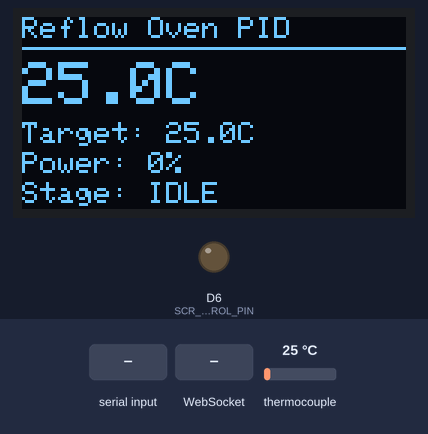
A program run on a simulated ESP8266 (NodeMCU). On the bench: 128×64 one-colour display, output pins drawn as LEDs (lit = HIGH). Dashed ring = blinking. The inputs (shaded band) are chosen by the test bench; at power-on: thermocouple 25 °C. WiFi joins after 1.5 s; servers stay silent unless stated; storage starts empty; what the program prints to the serial monitor is not drawn.

Above: at 3.7 s.
3.8 s: thermocouple set to 20 °C
At 5.67 s:
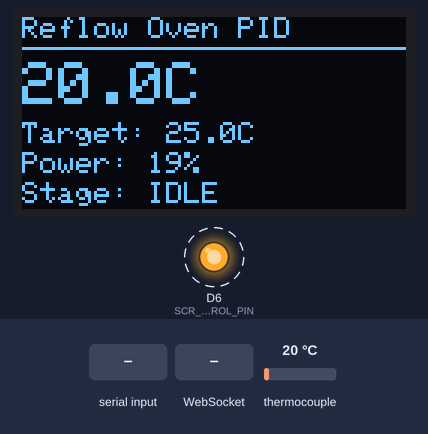
6.8 s: "stop\n" received over Serial
At 8.5 s:
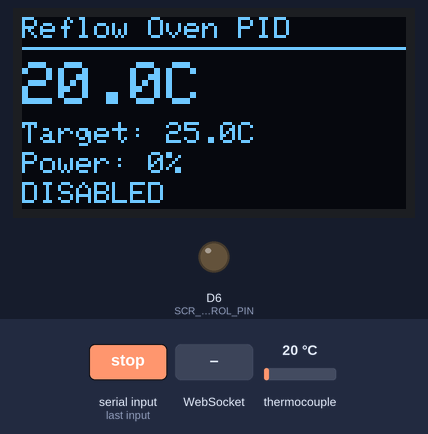
8.8 s: WebSocket text "start" received
At 9.14 s:
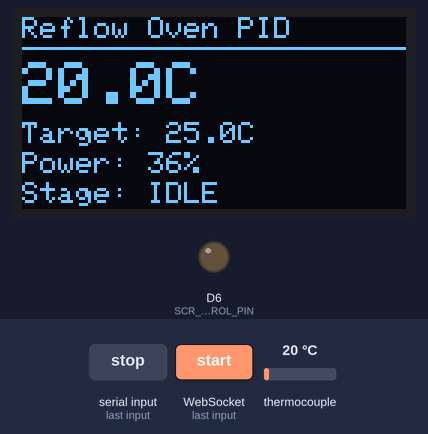
10.8 s: thermocouple set to 144 °C
At 12.1 s:
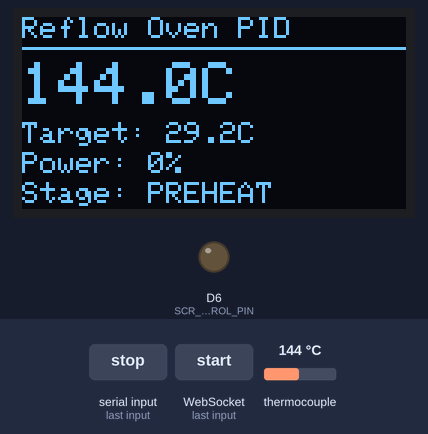
13.8 s: thermocouple set to 155 °C
At 15.08 s:
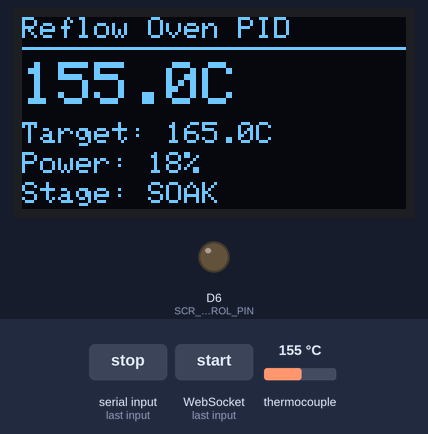
16.7 s: "h\n" received over Serial
At 17.2 s:
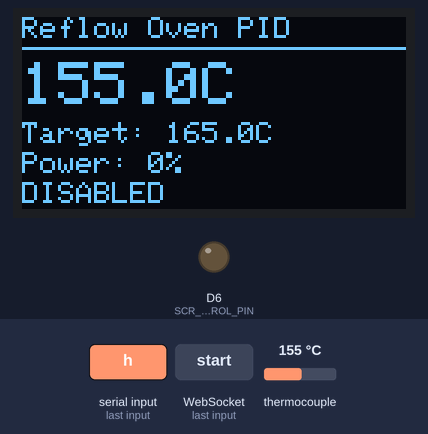
Timing chart, 0 to 19.3 s (numbered marks = the images above; inputs shaded):
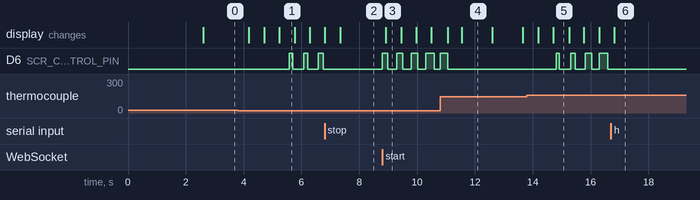

Measured:
- the behaviour switches between 23 and 22 °C on thermocouple (found by bisection; images 0 and 1)
- the behaviour switches between 149 and 150 °C on thermocouple (found by bisection; images 4 and 5)
- after the input at 3.8 s, D6 (SCR_CONTROL_PIN): alternates HIGH for 0.14 s and LOW for 0.37 s, starting after 1.8 s; the display: first changes after 0.38 s (image 1 shows a later state)
- after the input at 6.8 s, D6 (SCR_CONTROL_PIN): stops changing and stays LOW; the display: first differs from a run without the input after 0.54 s (image 2)
- after the input at 8.8 s, D6 (SCR_CONTROL_PIN): LOW → HIGH at once, then repeats every 0.53 s: LOW 0.32 s, HIGH 0.20 s; the display: changes after 0.12 s (image 3)
- after the input at 13.8 s, D6 (SCR_CONTROL_PIN): LOW → HIGH after 1.0 s, → LOW 0.11 s later, → HIGH 0.39 s later, → LOW 0.16 s later, … (8 changes in this stretch)
- after the input at 16.7 s, D6 (SCR_CONTROL_PIN): stops changing and stays LOW; the display: changes after 0.11 s (image 6)

The program:

main.cpp
```cpp
#include <Arduino.h>
#include <Wire.h>
#include <SPI.h>
#include <Adafruit_GFX.h>
#include <Adafruit_SSD1306.h>
#include <max6675.h>
#include <PID_v1.h>
#include <ESP8266WiFi.h>
#include <ESP8266WebServer.h>
#include <WebSocketsServer.h>
#include <LittleFS.h>
#include <ArduinoJson.h>

#include "PARAMETERS.h"
#include "PROFILE.h"
#include "ReflowController.h"

// WiFi credentials
const char* ssid = "ross-srv";     // Replace with your WiFi SSID
const char* password = "98989898";  // Replace with your WiFi password

// Web server and WebSocket
ESP8266WebServer server(80);
WebSocketsServer webSocket(81);

// Function declarations
void updateDisplay();
void handleSerialCommands();
void handleWebSocket(uint8_t num, WStype_t type, uint8_t * payload, size_t length);
void sendWebSocketData();

// Initialize display
Adafruit_SSD1306 display(SCREEN_WIDTH, SCREEN_HEIGHT, &Wire, OLED_RESET);

// Initialize MAX6675
MAX6675 thermocouple(thermoCLK, thermoCS, thermoDO);

// Initialize Reflow Controller
ReflowController reflowController;

// PID Controller configuration
double Setpoint, Input, Output;
double Kp = DEFAULT_KP, Ki = DEFAULT_KI, Kd = DEFAULT_KD;
PID myPID(&Input, &Output, &Setpoint, Kp, Ki, Kd, DIRECT);

// Temperature variables
double currentTemp = 0.0;
unsigned long lastTempRead = 0;

// Display update timing
unsigned long lastDisplayUpdate = 0;

// Cycle burst control variables
unsigned long lastCycleBurst = 0;
bool heaterState = false;

// System state
bool heatingEnabled = true;
bool alarmState = false;

void setup() {
    // Initialize serial communication
    Serial.begin(SERIAL_BAUD_RATE);
    delay(STARTUP_DELAY);
    Serial.println("\nESP8266 Reflow Oven PID Controller Starting...");

    // Initialize LittleFS
    if(!LittleFS.begin()) {
        Serial.println("LittleFS initialization failed!");
        Serial.println("Please upload the file system image (PlatformIO: Upload Filesystem Image)");
        return;
    }
    Serial.println("File system initialized successfully!");

    // Debug: List files in file system
    Dir dir = LittleFS.openDir("/");
    Serial.println("Files in file system:");
    while (dir.next()) {
        Serial.print("  - ");
        Serial.print(dir.fileName());
        Serial.print(" (");
        Serial.print(dir.fileSize());
        Serial.println(" bytes)");
    }

    // Connect to WiFi
    WiFi.begin(ssid, password);
    Serial.print("Connecting to WiFi");
    while (WiFi.status() != WL_CONNECTED) {
        delay(500);
        Serial.print(".");
    }
    Serial.println();
    Serial.println("========================================");
    Serial.println("          Network Information           ");
    Serial.println("========================================");
    Serial.print("Connected to WiFi: ");
    Serial.println(ssid);
    Serial.print("IP address: ");
    Serial.println(WiFi.localIP());
    Serial.println("To access the interface:");
    Serial.print("1. Main dashboard: http://");
    Serial.println(WiFi.localIP());
    Serial.print("2. WebSocket URL: ws://");
    Serial.print(WiFi.localIP());
    Serial.println(":81");
    Serial.println("========================================");

    // Initialize web server
    server.on("/", HTTP_GET, []() {
        Serial.println("Web request received for /");
        if (LittleFS.exists("/index.html")) {
            Serial.println("Found index.html, serving...");
            File file = LittleFS.open("/index.html", "r");
            if (file) {
                Serial.printf("File size: %d bytes\n", file.size());
                server.streamFile(file, "text/html");
                file.close();
                Serial.println("File served successfully");
            } else {
                Serial.println("Error opening index.html!");
                server.send(500, "text/plain", "Internal Server Error");
            }
        } else {
            Serial.println("Error: index.html not found in file system!");
            // List all files to help debug
            Dir dir = LittleFS.openDir("/");
            Serial.println("Available files:");
            while (dir.next()) {
                Serial.printf("  - %s (%d bytes)\n", dir.fileName().c_str(), dir.fileSize());
            }
            server.send(404, "text/plain", "File not found");
        }
    });
    server.begin();

    // Initialize WebSocket
    webSocket.begin();
    webSocket.onEvent(handleWebSocket);

    // Initialize I2C for display
    Wire.begin(I2C_SDA, I2C_SCL);

    // Initialize display
    Serial.println("Initializing Display...");
    if(!display.begin(SSD1306_SWITCHCAPVCC, SCREEN_ADDRESS)) {
        Serial.println(F("SSD1306 allocation failed! Check wiring:"));
        for(;;);
    }

    // Initialize components
    reflowController.begin();

    // Initialize PID
    Setpoint = AMBIENT_TEMP;
    myPID.SetMode(AUTOMATIC);
    myPID.SetOutputLimits(0, 255);
    myPID.SetSampleTime(TEMP_READ_INTERVAL);

    // Initialize SCR control pin
    pinMode(SCR_CONTROL_PIN, OUTPUT);
    analogWrite(SCR_CONTROL_PIN, 0);

    Serial.println("System initialized successfully!");
}

void handleWebSocket(uint8_t num, WStype_t type, uint8_t * payload, size_t length) {
    switch(type) {
        case WStype_DISCONNECTED:
            Serial.printf("[%u] Disconnected!\n", num);
            break;
        case WStype_CONNECTED:
            Serial.printf("[%u] Connected from url: %s\n", num, payload);
            break;
        case WStype_TEXT:
            const size_t bufferSize = 32;  // Adjust size as needed for expected payloads
            char command[bufferSize];
            strncpy(command, (char*)payload, bufferSize - 1);
            command[bufferSize - 1] = '\0';  // Ensure null termination

            if (strncmp(command, "start", bufferSize) == 0) {
                heatingEnabled = true;
                reflowController.start();
            } else if (strncmp(command, "stop", bufferSize) == 0) {
                heatingEnabled = false;
                reflowController.stop();
            }
            break;
    }
}

void sendWebSocketData() {
    StaticJsonDocument<512> doc;  // Increased size for profile data

    // Current status
    doc["temp"] = currentTemp;
    doc["setpoint"] = reflowController.getTargetTemperature();
    doc["state"] = ReflowController::getStageString(reflowController.getCurrentStage());
    doc["isRunning"] = reflowController.isRunning();
    doc["heaterOn"] = heaterState;

    String jsonString;
    serializeJson(doc, jsonString);
    webSocket.broadcastTXT(jsonString);
}

void updateDisplay() {
    display.clearDisplay();

    // Title
    display.setTextSize(1);
    display.setCursor(0, 0);
    display.println("Reflow Oven PID");

    // Draw a line
    display.drawLine(0, 10, 127, 10, SSD1306_WHITE);

    // Current temperature (large font)
    display.setTextSize(2);
    display.setCursor(0, 15);
    if (!alarmState) {
        display.print(currentTemp, 1);
        display.print("C");
    } else {
        display.print("ERROR");
    }

    // Target temperature
    display.setTextSize(1);
    display.setCursor(0, 35);
    display.print("Target: ");
    display.print(reflowController.getTargetTemperature(), 1);
    display.print("C");

    // PID Output
    display.setCursor(0, 45);
    display.print("Power: ");
    display.print((Output/255.0)*100, 0);
    display.print("%");

    // Status indicators
    display.setCursor(0, 55);
    if (alarmState) {
        display.print("ALARM!");
    } else if (heatingEnabled) {
        display.print("Stage: ");
        display.print(ReflowController::getStageString(reflowController.getCurrentStage()));
    } else {
        display.print("DISABLED");
    }

    display.display();

    // Send real-time data over Serial with current state
    Serial.print("State:");
    Serial.print(ReflowController::getStageString(reflowController.getCurrentStage()));
    Serial.print(",T:");
    Serial.print(currentTemp, 1);
    Serial.print(",S:");
    Serial.print(reflowController.getTargetTemperature(), 1);
    Serial.print(",P:");
    Serial.print((Output/255.0)*100, 1);
    if (alarmState) {
        Serial.print(",ALARM");
    } else if (!heatingEnabled) {
        Serial.print(",DISABLED");
    }
    Serial.println();
}

void handleSerialCommands() {
    if (Serial.available()) {
        String command = Serial.readStringUntil('\n');
        command.trim();

        if (command == "start") {
            heatingEnabled = true;
            reflowController.start();
        } else if (command == "stop") {
            heatingEnabled = false;
            reflowController.stop();
        } else if (command == "status") {
            Serial.println("=== System Status ===");
            Serial.print("Current Temp: ");
            Serial.print(currentTemp);
            Serial.println("°C");
            Serial.print("Target Temp: ");
            Serial.print(reflowController.getTargetTemperature());
            Serial.println("°C");
            Serial.print("Stage: ");
            Serial.println(ReflowController::getStageString(reflowController.getCurrentStage()));
            Serial.print("Elapsed Time: ");
            Serial.print(reflowController.getElapsedTime());
            Serial.println("s");
            Serial.print("Heating: ");
            Serial.println(heatingEnabled ? "ON" : "OFF");
        } else if (command == "h") {
            heatingEnabled = !heatingEnabled;
            if (!heatingEnabled) {
                reflowController.stop();
            }
            Serial.print("Heating ");
            Serial.println(heatingEnabled ? "enabled" : "disabled");
        } else {
            Serial.println("Available commands:");
            Serial.println("  start - Start reflow process");
            Serial.println("  stop - Stop reflow process");
            Serial.println("  status - Show current status");
            Serial.println("  h - Toggle heating on/off");
        }
    }
}

void loop() {
    // Handle web server
    server.handleClient();
    webSocket.loop();

    // Read temperature with error recovery
    if (millis() - lastTempRead >= TEMP_READ_INTERVAL) {
        double tempReading = thermocouple.readCelsius();
        lastTempRead = millis();

        if (isnan(tempReading)) {
            if (!alarmState) {
                Serial.println("Error: Temperature sensor disconnected!");
                Serial.println("Waiting for sensor reconnection...");
            }
            alarmState = true;
        } else {
            if (alarmState) {
                Serial.println("Sensor connection restored!");
            }
            alarmState = false;
            currentTemp = tempReading;
            Input = currentTemp;

            // Update reflow controller
            reflowController.update(currentTemp);
        }

        // Safety check
        if (currentTemp > MAX_TEMP) {
            heatingEnabled = false;
            alarmState = true;
            reflowController.stop();
            Serial.println("ALARM: Temperature too high! Heater disabled.");
        }
    }

    // Update target temperature from reflow controller if running
    if (reflowController.isRunning()) {
        Setpoint = reflowController.getTargetTemperature();
    }

    // PID calculation and Cycle Burst SCR control
    if (heatingEnabled && !alarmState) {
        myPID.Compute();

        // Calculate ON time based on PID output (0-255 mapped to 0-CYCLE_BURST_PERIOD)
        unsigned long onTime = (Output * CYCLE_BURST_PERIOD) / 255;

        // Ensure minimum ON/OFF times
        if (onTime < MIN_BURST_TIME) {
            onTime = 0;
        } else if (onTime > (CYCLE_BURST_PERIOD - MIN_BURST_TIME)) {
            onTime = CYCLE_BURST_PERIOD;
        }

        // Implement cycle burst control
        unsigned long currentTime = millis();
        unsigned long cycleTime = currentTime - lastCycleBurst;

        if (cycleTime >= CYCLE_BURST_PERIOD) {
            lastCycleBurst = currentTime;
            cycleTime = 0;
        }

        // Set heater state based on cycle time
        if (cycleTime < onTime) {
            if (!heaterState) {
                digitalWrite(SCR_CONTROL_PIN, HIGH);
                heaterState = true;
            }
        } else {
            if (heaterState) {
                digitalWrite(SCR_CONTROL_PIN, LOW);
                heaterState = false;
            }
        }
    } else {
        Output = 0;
        digitalWrite(SCR_CONTROL_PIN, LOW);
        heaterState = false;
    }

    // Update display and WebSocket
    if (millis() - lastDisplayUpdate >= DISPLAY_UPDATE_INTERVAL) {
        updateDisplay();
        sendWebSocketData();
        lastDisplayUpdate = millis();
    }

    // Handle serial commands
    handleSerialCommands();
}
```

PARAMETERS.h
```cpp
#ifndef PARAMETERS_H
#define PARAMETERS_H

// Display configuration
#define SCREEN_WIDTH 128
#define SCREEN_HEIGHT 64
#define OLED_RESET -1
#define SCREEN_ADDRESS 0x3C

// I2C Pins for NodeMCU ESP8266
#define I2C_SDA D2  // GPIO4 (D2)
#define I2C_SCL D1  // GPIO5 (D1)

// MAX6675 configuration - SPI pins
#define thermoDO D7    // SO (Serial Out) - GPIO13 (D7)
#define thermoCS D8    // CS (Chip Select) - GPIO15 (D8)
#define thermoCLK D5   // SCK (Serial Clock) - GPIO14 (D5)
// SCR Control pin
#define SCR_CONTROL_PIN D6  // PWM output pin - GPIO12 (D6)

// Temperature configuration
#define DEFAULT_TARGET_TEMP 25.0   // Default setpoint in Celsius
#define MAX_TEMP 300.0            // Maximum safe temperature
#define MIN_TEMP 0.0              // Minimum temperature
#define TEMP_READ_INTERVAL 250    // Read temperature every 250ms

// Display update timing
#define DISPLAY_UPDATE_INTERVAL 500  // Update display every 500ms

// PID parameters
#define DEFAULT_KP 2.0
#define DEFAULT_KI 5.0
#define DEFAULT_KD 1.0

// Serial communication
#define SERIAL_BAUD_RATE 115200

// System delays
#define STARTUP_DELAY 1000        // Delay after serial initialization (ms)
#define SENSOR_INIT_DELAY 500     // Delay for MAX6675 to stabilize (ms)
#define DISPLAY_MESSAGE_DELAY 2000 // Delay for displaying messages (ms)
#define ERROR_MESSAGE_DELAY 3000   // Delay for error messages (ms)

// Cycle Burst Control parameters
#define CYCLE_BURST_PERIOD 500    // Total period for one cycle burst (ms)
#define MIN_BURST_TIME 100         // Minimum ON/OFF time to prevent too rapid switching (ms)

#endif // PARAMETERS_H 
```

PROFILE.h
```cpp
#ifndef PROFILE_H
#define PROFILE_H

// Preheat Stage Parameters
#define PREHEAT_RAMP_RATE 2.0        // °C/s - Rate of temperature increase from ambient
#define SOAK_TARGET_TEMP 150.0       // °C - Temperature at which soak begins
#define MAX_PREHEAT_TIME 150         // seconds - Maximum time allowed in preheat phase

// Soak Stage Parameters
#define SOAK_TEMP 165.0              // °C - Stable temperature for soak
#define SOAK_DURATION 120             // seconds - Time to hold at soak temperature

// Reflow Stage Parameters
#define REFLOW_RAMP_RATE 2.0         // °C/s - Rate from soak to peak
#define PEAK_TEMP 245.0              // °C - Maximum temperature for lead-free solder
#define LIQUIDUS_TEMP 217.0          // °C - Melting point of SAC305 lead-free solder
#define TIME_ABOVE_LIQUIDUS 120       // seconds - Time above melting point

// Cooling Stage Parameters
#define COOLING_RATE 2.0             // °C/s - Rate of cooling
#define SAFE_HANDLING_TEMP 100.0     // °C - Temperature safe for handling

// Profile Timing Parameters
#define AMBIENT_TEMP 25.0            // °C - Assumed starting room temperature
#define PROFILE_CHECK_INTERVAL 1000   // ms - How often to update target temperature

// Profile Stage Definitions
enum ReflowStage {
    STAGE_IDLE,
    STAGE_PREHEAT,
    STAGE_SOAK,
    STAGE_REFLOW,
    STAGE_COOLING,
    STAGE_COMPLETE
};

// Profile Status Structure
struct ReflowStatus {
    ReflowStage currentStage;
    unsigned long stageStartTime;
    double targetTemp;
    double elapsedTime;
    bool isComplete;
};

#endif // PROFILE_H 
```

ReflowController.h
```cpp
#ifndef REFLOW_CONTROLLER_H
#define REFLOW_CONTROLLER_H

#include <Arduino.h>
#include "PROFILE.h"

class ReflowController {
public:
    ReflowController();

    // Control methods
    void begin();
    void start();
    void stop();
    void update(double currentTemp);

    // Status methods
    bool isRunning() const { return reflowInProgress; }
    bool isComplete() const { return reflowStatus.isComplete; }
    ReflowStage getCurrentStage() const { return reflowStatus.currentStage; }
    double getTargetTemperature() const { return reflowStatus.targetTemp; }
    double getElapsedTime() const { return reflowStatus.elapsedTime; }

    // Status string helper
    static const char* getStageString(ReflowStage stage);

private:
    // Internal methods
    double calculateTargetTemperature();
    void updateStage(double currentTemp);

    // State variables
    bool reflowInProgress;
    ReflowStatus reflowStatus;
    unsigned long lastProfileUpdate;
};

#endif // REFLOW_CONTROLLER_H 
```

Source omitted: ReflowController.cpp (5108 bytes)
